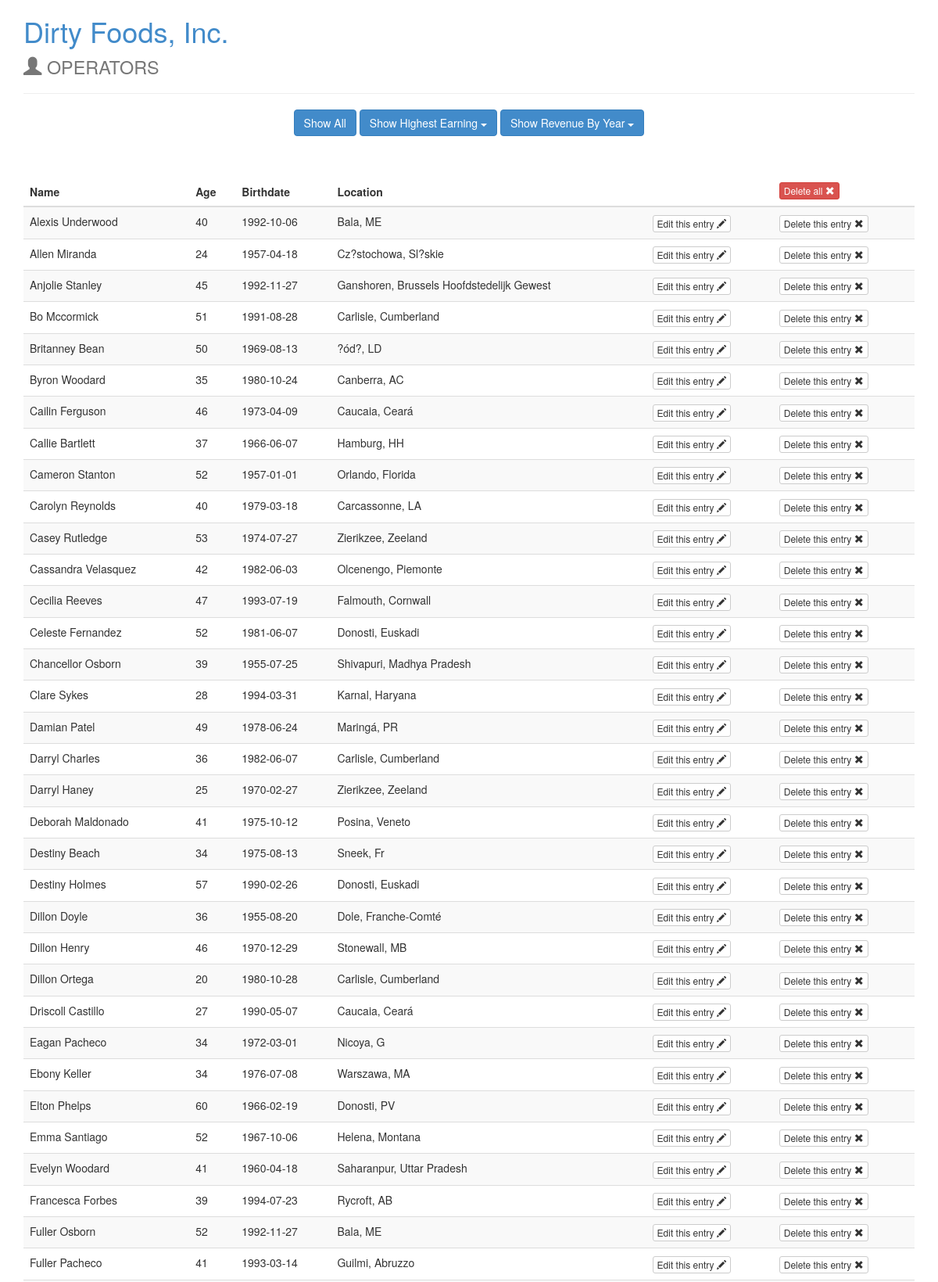
/operators.php?showall (upper part), run on the app's committed database.
### tables this page shows
CREATE TABLE `operator` (
  `operator_id` int(11) NOT NULL AUTO_INCREMENT,
  `name` varchar(120) NOT NULL,
  `age` int(11) NOT NULL,
  `birthdate` datetime NOT NULL,
  `LOCATION_location_id` int(11) NOT NULL,
  PRIMARY KEY (`operator_id`),
  KEY `fk_OPERATOR_LOCATION_idx` (`LOCATION_location_id`)
);

CREATE TABLE `location` (
  `location_id` int(11) NOT NULL AUTO_INCREMENT,
  `district` varchar(45) NOT NULL,
  `city` varchar(45) NOT NULL,
  `province` varchar(45) NOT NULL,
  `population` int(11) NOT NULL,
  PRIMARY KEY (`location_id`)
);

### operators.php (the view, shortened to what this page needs)
<?php
$con = mysqli_connect(db_address,db_user,db_pass,db_name);
?>
<!DOCTYPE html>
<html lang="en">
<head>
	<link rel="stylesheet" href="css/bootstrap.min.css">
</head>
<body>
	<div class="container">
		<h1><a href="index.php">Dirty Foods, Inc.</a><br><small><span class="glyphicon glyphicon-user"></span> OPERATORS</small></h1>
		<hr>
	</div>
	<div class="container text-center">
		<a href="?showall" class="btn btn-primary">Show All</a>
		<div class="btn-group">
			<button class="btn btn-primary dropdown-toggle" data-toggle="dropdown">Show Highest Earning <span class="caret"></span></button>
		</div>
		<div class="btn-group">
			<button class="btn btn-primary dropdown-toggle" data-toggle="dropdown">Show Revenue By Year <span class="caret"></span></button>
		</div>
	</div>
<?php
	if (isset($_GET['showall'])) {
		$result = mysqli_query($con, "SELECT operator_id, name, age, date(birthdate) as birthday, city, province FROM operator, location WHERE LOCATION_location_id=location_id ORDER BY name ASC;");
?>
	<div class="container content">
		<table class="table table-striped">
			<thead>
				<tr>
					<th>Name</th>
					<th>Age</th>
					<th>Birthdate</th>
					<th>Location</th>
					<th></th>
					<th>
						<form action="?deleteall" id='delete' method="post"><button type="submit" class="btn btn-danger btn-xs">Delete all <span class="glyphicon glyphicon-remove"></span></button></form>
					</th>
				</tr>
			</thead>
		<?php
			while ($row = mysqli_fetch_array($result)) {
				echo "<tr>";
				echo "<td>" . $row['name'] . "</td>";
				echo "<td>" . $row['age'] . "</td>";
				echo "<td>" . $row['birthday'] . "</td>";
				echo "<td>" . $row['city'] . ", " . $row['province'] . "</td>";
				echo "
				<td>
					<form action='?edit' method='post'>
						<input type='hidden' name='operator_id' value=" . $row['operator_id']. ">
						<button type='submit' class='btn btn-default btn-xs'>Edit this entry <span class='glyphicon glyphicon-pencil'></span></button>
					</form>
				</td>
				";
				echo "
				<td>
					<form action='?delete' method='post' id='delete'>
						<input type='hidden' name='operator_id' value=" . $row['operator_id']. ">
						<button type='submit' class='btn btn-default btn-xs'>Delete this entry <span class='glyphicon glyphicon-remove'></span></button>
					</form>
				</td>
				";
				echo "</tr>";
			}
		?>
		</table>
	</div>
<?php
	}
?>
</body>
</html>

### operators.php (style rules this page uses)
.content { margin-top: 50px; }

### data on the page
operator: name "Alexis Underwood", age "40", birthday "1992-10-06", location.city "Bala", location.province "ME"
operator: name "Allen Miranda", age "24", birthday "1957-04-18", location.city "Cz?stochowa", location.province "Sl?skie"
operator: name "Anjolie Stanley", age "45", birthday "1992-11-27", location.city "Ganshoren", location.province "Brussels Hoofdstedelijk Gewest"
operator: name "Bo Mccormick", age "51", birthday "1991-08-28", location.city "Carlisle", location.province "Cumberland"
operator: name "Britanney Bean", age "50", birthday "1969-08-13", location.city "?ód?", location.province "LD"
operator: name "Byron Woodard", age "35", birthday "1980-10-24", location.city "Canberra", location.province "AC"
operator: name "Cailin Ferguson", age "46", birthday "1973-04-09", location.city "Caucaia", location.province "Ceará"
operator: name "Callie Bartlett", age "37", birthday "1966-06-07", location.city "Hamburg", location.province "HH"
operator: name "Cameron Stanton", age "52", birthday "1957-01-01", location.city "Orlando", location.province "Florida"
operator: name "Carolyn Reynolds", age "40", birthday "1979-03-18", location.city "Carcassonne", location.province "LA"
operator: name "Casey Rutledge", age "53", birthday "1974-07-27", location.city "Zierikzee", location.province "Zeeland"
operator: name "Cassandra Velasquez", age "42", birthday "1982-06-03", location.city "Olcenengo", location.province "Piemonte"
operator: name "Cecilia Reeves", age "47", birthday "1993-07-19", location.city "Falmouth", location.province "Cornwall"
operator: name "Celeste Fernandez", age "52", birthday "1981-06-07", location.city "Donosti", location.province "Euskadi"
operator: name "Chancellor Osborn", age "39", birthday "1955-07-25", location.city "Shivapuri", location.province "Madhya Pradesh"
operator: name "Clare Sykes", age "28", birthday "1994-03-31", location.city "Karnal", location.province "Haryana"
operator: name "Damian Patel", age "49", birthday "1978-06-24", location.city "Maringá", location.province "PR"
operator: name "Darryl Charles", age "36", birthday "1982-06-07", location.city "Carlisle", location.province "Cumberland"
operator: name "Darryl Haney", age "25", birthday "1970-02-27", location.city "Zierikzee", location.province "Zeeland"
operator: name "Deborah Maldonado", age "41", birthday "1975-10-12", location.city "Posina", location.province "Veneto"
operator: name "Destiny Beach", age "34", birthday "1975-08-13", location.city "Sneek", location.province "Fr"
operator: name "Destiny Holmes", age "57", birthday "1990-02-26", location.city "Donosti", location.province "Euskadi"
operator: name "Dillon Doyle", age "36", birthday "1955-08-20", location.city "Dole", location.province "Franche-Comté"
operator: name "Dillon Henry", age "46", birthday "1970-12-29", location.city "Stonewall", location.province "MB"
operator: name "Dillon Ortega", age "20", birthday "1980-10-28", location.city "Carlisle", location.province "Cumberland"
operator: name "Driscoll Castillo", age "27", birthday "1990-05-07", location.city "Caucaia", location.province "Ceará"
operator: name "Eagan Pacheco", age "34", birthday "1972-03-01", location.city "Nicoya", location.province "G"
operator: name "Ebony Keller", age "34", birthday "1976-07-08", location.city "Warszawa", location.province "MA"
operator: name "Elton Phelps", age "60", birthday "1966-02-19", location.city "Donosti", location.province "PV"
operator: name "Emma Santiago", age "52", birthday "1967-10-06", location.city "Helena", location.province "Montana"
operator: name "Evelyn Woodard", age "41", birthday "1960-04-18", location.city "Saharanpur", location.province "Uttar Pradesh"
operator: name "Francesca Forbes", age "39", birthday "1994-07-23", location.city "Rycroft", location.province "AB"
operator: name "Fuller Osborn", age "52", birthday "1992-11-27", location.city "Bala", location.province "ME"
operator: name "Fuller Pacheco", age "41", birthday "1993-03-14", location.city "Guilmi", location.province "Abruzzo"
